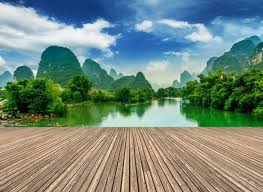
#> input picture 1.jpeg, 263 x 192 px, found by its file name
$ jupyter execute 'Image segmentation.ipynb'   (shell and % lines are left out)
#> lines starting #> are read from the running program, lines starting #| are printed output that depends on the picture; after the words box and inside, x2 and y2 are one past the last pixel; in counts of white or black regions, pixels touching at a corner belong together
[cell 1]
from skimage.color import rgb2gray
import numpy as np
import cv2
import matplotlib.pyplot as plt
from scipy import ndimage

[cell 2]
image = plt.imread(r'C:\Users\keshajh\OneDrive - Tecnotree\Desktop\learnftpstreamer\1.jpeg')
#> image is the input picture: shape (192, 263, 3); mean R, G, B 117.1, 137.1, 125.4
image.shape
plt.imshow(image)

[cell 3]
gray = rgb2gray(image)
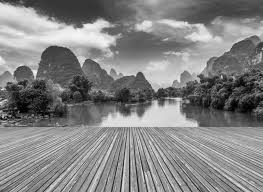
#> gray: shape (192, 263) float64; min 0, max 0.983, mean 0.518
plt.imshow(gray, cmap='gray')

[cell 4]
gray.shape
#> Out = (192, 263)

[cell 5]
gray_r = gray.reshape(gray.shape[0]*gray.shape[1])
for i in range(gray_r.shape[0]):
    if gray_r[i] > gray_r.mean():
        gray_r[i] = 1
    else:
        gray_r[i] = 0
gray = gray_r.reshape(gray.shape[0],gray.shape[1])
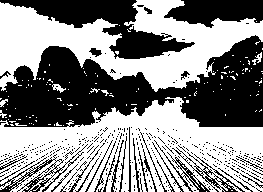
#> gray: shape (192, 263) float64; values 0 (black) and 1 (white), 53.8% white; 427 black regions (395 under 20 px), largest, box (x1, y1, x2, y2) and area: (0, 35, 263, 127) 13431, (0, 0, 195, 59) 4067, (164, 0, 263, 28) 1921
plt.imshow(gray, cmap='gray')

[cell 6]
gray = rgb2gray(image)

# defining the sobel filters
sobel_horizontal = np.array([np.array([1, 2, 1]), np.array([0, 0, 0]), np.array([-1, -2, -1])])
print(sobel_horizontal, 'is a kernel for detecting horizontal edges')

sobel_vertical = np.array([np.array([-1, 0, 1]), np.array([-2, 0, 2]), np.array([-1, 0, 1])])
print(sobel_vertical, 'is a kernel for detecting vertical edges')

[cell 7]
gray = rgb2gray(image)
gray_r = gray.reshape(gray.shape[0]*gray.shape[1])
for i in range(gray_r.shape[0]):
    if gray_r[i] > gray_r.mean():
        gray_r[i] = 3
    elif gray_r[i] > 0.5:
        gray_r[i] = 2
    elif gray_r[i] > 0.25:
        gray_r[i] = 1
    else:
        gray_r[i] = 0
gray = gray_r.reshape(gray.shape[0],gray.shape[1])
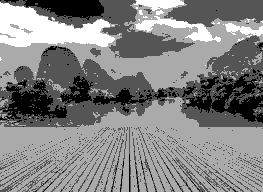
#> gray: shape (192, 263) float64; min 0, max 3, mean 1.53; drawn with min black and max white
plt.imshow(gray, cmap='gray')
